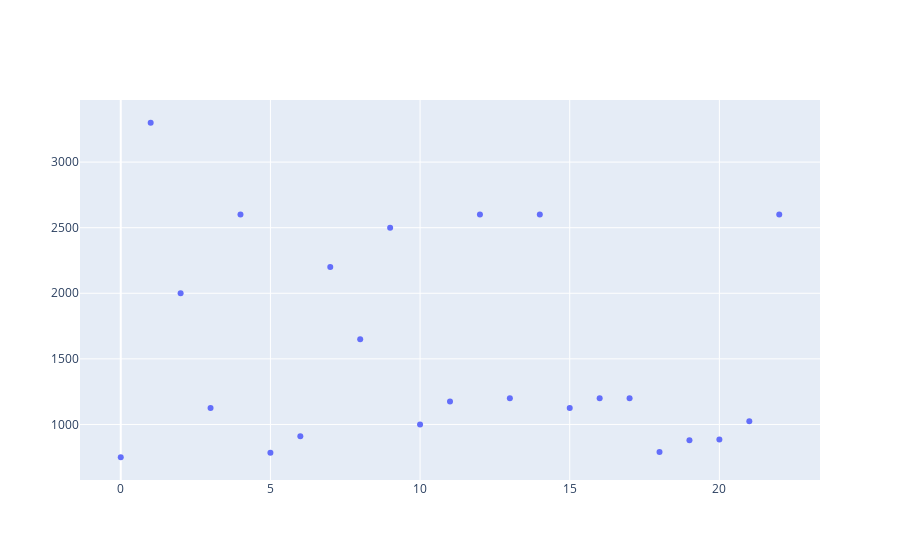

Notebook source saved alongside this figure:
### Code cell
valuation_fig = go.Figure(data=go.Scatter(y=df_players_val_analysis_2017["team_valuation_2017"], mode='markers'))
valuation_fig.show()

### Figure 1 — Plotly figure (JSON) as saved in the notebook; plotly's stock layout.template omitted (floating-point values rounded to 4 significant figures)
{"data": [{"mode": "markers", "type": "scatter", "y": [750, 3300, 2000, 1125, 2600, 785, 910, 2200, 1650, 2500, 1000, 1175, 2600, 1200, 2600, 1125, 1200, 1200, 790, 880, 885, 1025, 2600]}], "layout": {}}
